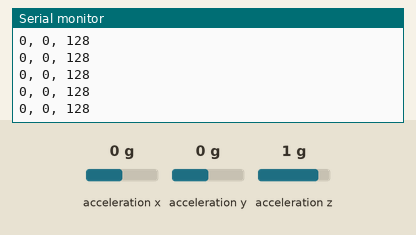
A sketch run on a simulated Arduino Uno, built with avr-gcc and run on an emulated ATmega328P. Parts: the last lines printed to the serial monitor. The test bench sets the inputs (shaded band); at power-on: acceleration x 0 g, acceleration y 0 g, acceleration z 1 g.

Above: at 1.2 s.
1.3 s: acceleration x set to 0.8 g
At 1.9 s:
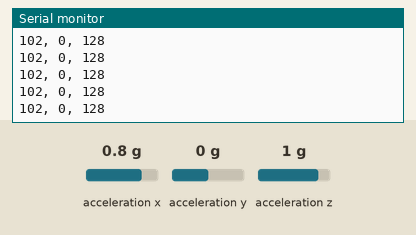
4.3 s: acceleration y set to -1.4 g
At 4.8 s:
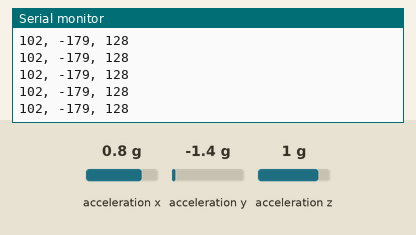
5.8 s: acceleration z set to -1.4 g
At 6.3 s:
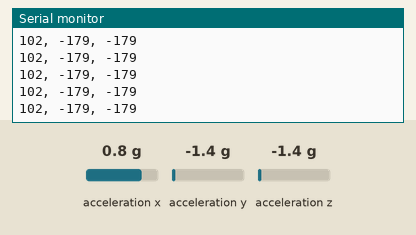
8.8 s: acceleration x set to -1.4 g
At 9.3 s:
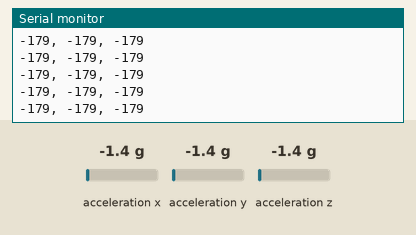
Timing chart, 0 to 11.8 s (numbered marks = the images above; inputs shaded):
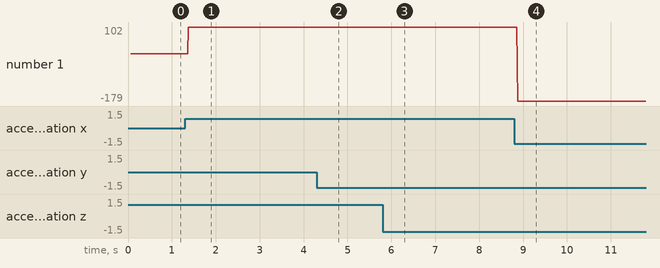

Measured:
- after the input at 1.3 s, the serial monitor: prints a new line after 0.07 s (image 1)
- after the input at 4.3 s, the serial monitor: prints a new line after 0.08 s (image 2)
- after the input at 5.8 s, the serial monitor: prints a new line after 0.07 s (image 3)
- after the input at 8.8 s, the serial monitor: prints a new line after 0.08 s (image 4)
- plotted number 1: 0 → 102 after the input at 1.3 s

The sketch:

ADXL345_with_101.ino
```cpp
/*  *********************************************
 *  SparkFun_ADXL345_Example
 *  Triple Axis Accelerometer Breakout - ADXL345
 *  Hook Up Guide Example
 *
 *  Utilizing Sparkfun's ADXL345 Library
 *  Bildr ADXL345 source file modified to support
 *  both I2C and SPI Communication
 *
 *  E.Robert @ SparkFun Electronics
 *  Created: Jul 13, 2016
 *  Updated: Sep 06, 2016
 *
 *  Development Environment Specifics:
 *  Arduino 1.6.11
 *
 *  Hardware Specifications:
 *  SparkFun ADXL345
 *  Arduino Uno
 *  *********************************************/

#include <SparkFun_ADXL345.h>         // SparkFun ADXL345 Library

/*********** COMMUNICATION SELECTION ***********/
/*    Comment Out The One You Are Not Using    */
//ADXL345 adxl = ADXL345(10);           // USE FOR SPI COMMUNICATION, ADXL345(CS_PIN);
ADXL345 adxl = ADXL345();             // USE FOR I2C COMMUNICATION

/****************** INTERRUPT ******************/
/*      Uncomment If Attaching Interrupt       */
//int interruptPin = 2;                 // Setup pin 2 to be the interrupt pin (for most Arduino Boards)


/******************** SETUP ********************/
/*          Configure ADXL345 Settings         */
void setup(){

  Serial.begin(9600);                 // Start the serial terminal
  while(!Serial);
  Serial.println("SparkFun ADXL345 Accelerometer Hook Up Guide Example");
  Serial.println();

  adxl.powerOn();                     // Power on the ADXL345

  adxl.setRangeSetting(4);           // Give the range settings
                                      // Accepted values are 2g, 4g, 8g or 16g
                                      // Higher Values = Wider Measurement Range
                                      // Lower Values = Greater Sensitivity

}

/****************** MAIN CODE ******************/
/*     Accelerometer Readings and Interrupt    */
void loop(){

  // Accelerometer Readings
  int x,y,z;
  adxl.readAccel(&x, &y, &z);         // Read the accelerometer values and store them in variables declared above x,y,z
  if(x>300)
  {
    x=x-65535;
  }
  if(y>300)
  {
    y=y-65535;
  }
  if(z>300)
  {
    z=z-65535;
  }
  // Output Results to Serial
  /* UNCOMMENT TO VIEW X Y Z ACCELEROMETER VALUES */
  Serial.print(x);
  Serial.print(", ");
  Serial.print(y);
  Serial.print(", ");
  Serial.println(z);
}
```
